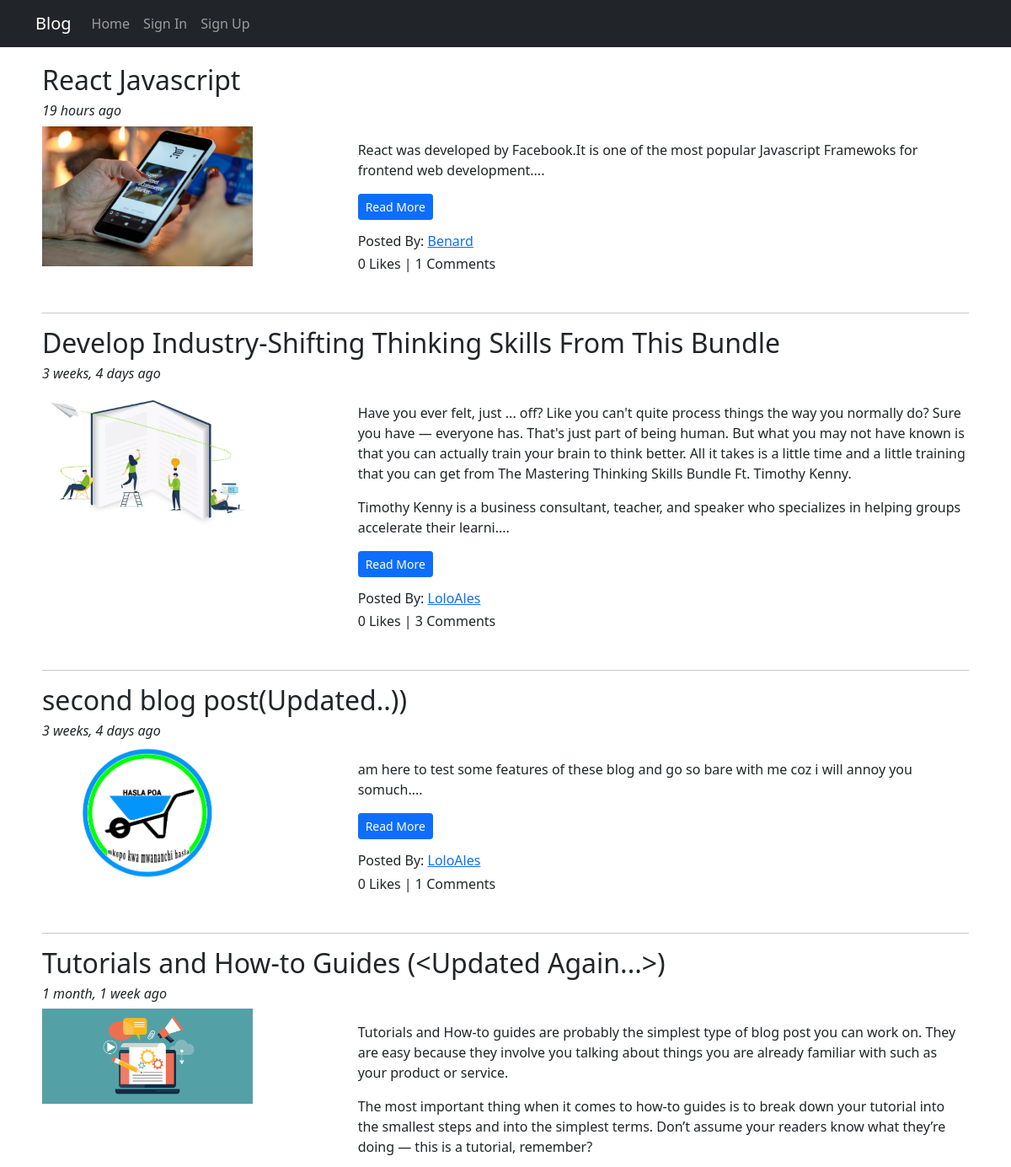
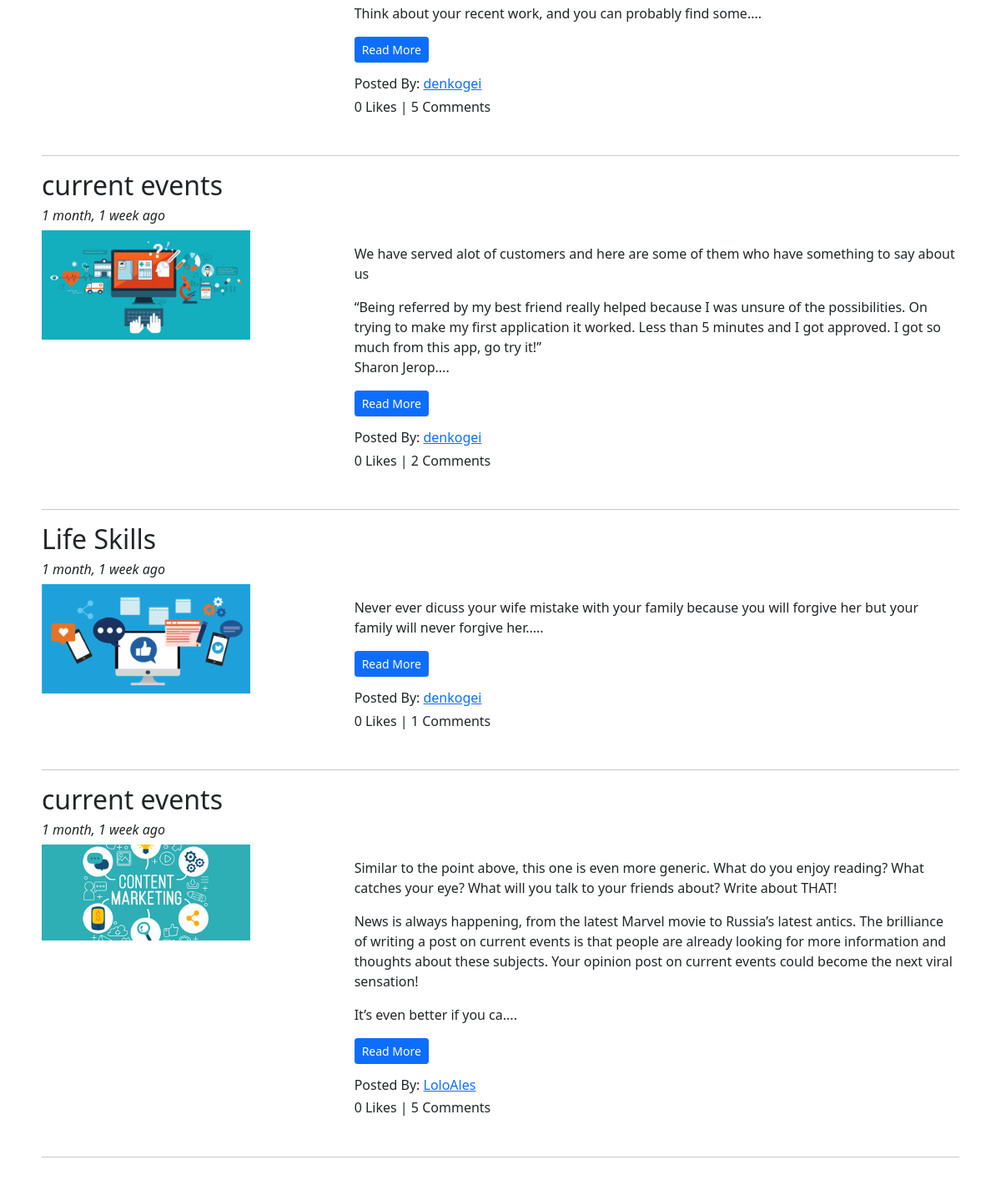
Screenshot of /blog/ with the database file from the repository (2 pictures, top to bottom).
### AppBlog/models.py (models this page shows, shortened)
class Blog(models.Model):
    author = models.ForeignKey(User,on_delete=models.CASCADE,related_name='post_author')
    blog_title = models.CharField(max_length=265,verbose_name='Add a title')
    slug = models.SlugField(max_length=265,unique=True)
    blog_content = models.TextField(verbose_name='What is on your mind')
    blog_image = models.ImageField(upload_to='blog_images',verbose_name='blog image')
    publish_date = models.DateTimeField(auto_now_add=True)
    update_date = models.DateTimeField(auto_now=True)
    class Meta:
        ordering = ['-publish_date']

### AppBlog/views.py (the view)
# urls.py: path('', views.BlogList.as_view(),name='bloglist'),
class BlogList(ListView):
    context_object_name = 'blogs'
    model = Blog
    template_name = 'AppBlog/bloglist.html'
    def get_queryset(self):
        return Blog.objects.order_by('-publish_date')

### AppBlog/templatetags/custom_filters.py (called while the page is built)
def range_filter(value):
    return value[0:500] + "...."

### templates/AppBlog/bloglist.html (shortened to what this page needs)
{% extends 'base.html' %}
{% load humanize %}
{% load custom_filters %}
{% block body %}
{% for blog in blogs %}
<h2> {{ blog.blog_title }} </h2>
<h6><i> {{ blog.publish_date|naturaltime }} </i> </h6>
<div class="row">
   <div class="col-sm-4">
      <img src="/media/{{ blog.blog_image}}" alt="{{ blog.blog_title}}" title="{{ blog.blog_title}}" width="250px">
   </div>
   <div class="col-sm-8">
      <p> {{ blog.blog_content|range_filter|linebreaks }}
         <a class="btn btn-sm btn-primary" href="{% url 'AppBlog:blog_Details' slug=blog.slug %}">Read More</a>
      </p>
      <h6>Posted By: <a href="">{{ blog.author}}</a> </h6>
      <h6>{{ blog.like_blog.count }} Likes | {{ blog.blog_comment.count}} Comments</h6>
   </div>
</div>
<br>
<hr>
{% endfor %}
{% endblock %}

### templates/base.html (shortened to what this page needs)
<!doctype html>
{% load static %}
<html lang="en">
<head>
  <link href="https://cdn.jsdelivr.net/npm/bootstrap@5.0.0-beta2/dist/css/bootstrap.min.css" rel="stylesheet"
>
  <link rel="stylesheet" href="https://stackpath.bootstrapcdn.com/font-awesome/4.7.0/css/font-awesome.min.css">
</head>
<body>
  <nav class="navbar navbar-expand-sm navbar-dark bg-dark sticky-top ">
    <div class="container">
      <a class="navbar-brand" href="#">Blog</a>
      <div class="collapse navbar-collapse" id="collapsibleNavId">
        <ul class="navbar-nav mr-auto mt-2 mt-lg-0">
          <li class="nav-item active">
            <a class="nav-link" href="{% url 'index' %}">Home</a>
          </li>
          {% if user.is_authenticated %}
          <li class="nav-item">
            <a class="nav-link" href="{% url 'AppBlog:CreateBlog' %}">Write Blog</a>
          </li>
          <li class="nav-item">
            <a class="nav-link" href="{% url 'AppBlog:my_blogs' %}"> myBlog</a>
          </li>
          {% else %}
          <a class="nav-link" href="{% url 'AppLogin:signin' %}">Sign In</a>
          <li class="nav-item">
            <a class="nav-link" href="{% url 'AppLogin:signup' %}">Sign Up</a>
          </li>
          {% endif %}
        </ul>
      </div>
    </div>
  </nav>
  <div class="container" style="padding: 20px;">
    {% block body %}
    {%endblock%}
  </div>
</body>
</html>

### rows the page displays
Blog: blog_title "React Javascript", publish_date "19 hours ago", blog_image (picture), blog_content|range_filter "React was developed by Facebook.It is one of the most popular Javascript Framewoks for frontend web development....", author "Benard", like_blog.count "0", blog_comment.count "1"
Blog: blog_title "Develop Industry-Shifting Thinking Skills From This Bundle", publish_date "3 weeks, 4 days ago", blog_image (picture), blog_content|range_filter "Have you ever felt, just ... off? Like you can't quite process things the way you normally do? Sure you have — everyone has. That's just part of being human. But what you may not have known is that you can actually train your brain to think better. All it takes is a little time and a little training that you can get from The Mastering Thinking Skills Bundle Ft. Timothy Kenny. Timothy Kenny is a business consultant, teacher, and speaker who specializes in helping groups accelerate their learni....", author "LoloAles", like_blog.count "0", blog_comment.count "3"
Blog: blog_title "second blog post(Updated..))", publish_date "3 weeks, 4 days ago", blog_image (picture), blog_content|range_filter "am here to test some features of these blog and go so bare with me coz i will annoy you somuch....", author "LoloAles", like_blog.count "0", blog_comment.count "1"
Blog: blog_title "Tutorials and How-to Guides (<Updated Again...>)", publish_date "1 month, 1 week ago", blog_image (picture), blog_content|range_filter "Tutorials and How-to guides are probably the simplest type of blog post you can work on. They are easy because they involve you talking about things you are already familiar with such as your product or service. The most important thing when it comes to how-to guides is to break down your tutorial into the smallest steps and into the simplest terms. Don’t assume your readers know what they’re doing — this is a tutorial, remember? Think about your recent work, and you can probably find some....", author "denkogei", like_blog.count "0", blog_comment.count "5"
Blog: blog_title "current events", publish_date "1 month, 1 week ago", blog_image (picture), blog_content|range_filter "We have served alot of customers and here are some of them who have something to say about us “Being referred by my best friend really helped because I was unsure of the possibilities. On trying to make my first application it worked. Less than 5 minutes and I got approved. I got so much from this app, go try it!” Sharon Jerop....", author "denkogei", like_blog.count "0", blog_comment.count "2"
Blog: blog_title "Life Skills", publish_date "1 month, 1 week ago", blog_image (picture), blog_content|range_filter "Never ever dicuss your wife mistake with your family because you will forgive her but your family will never forgive her.....", author "denkogei", like_blog.count "0", blog_comment.count "1"
Blog: blog_title "current events", publish_date "1 month, 1 week ago", blog_image (picture), blog_content|range_filter "Similar to the point above, this one is even more generic. What do you enjoy reading? What catches your eye? What will you talk to your friends about? Write about THAT! News is always happening, from the latest Marvel movie to Russia’s latest antics. The brilliance of writing a post on current events is that people are already looking for more information and thoughts about these subjects. Your opinion post on current events could become the next viral sensation! It’s even better if you ca....", author "LoloAles", like_blog.count "0", blog_comment.count "5"
